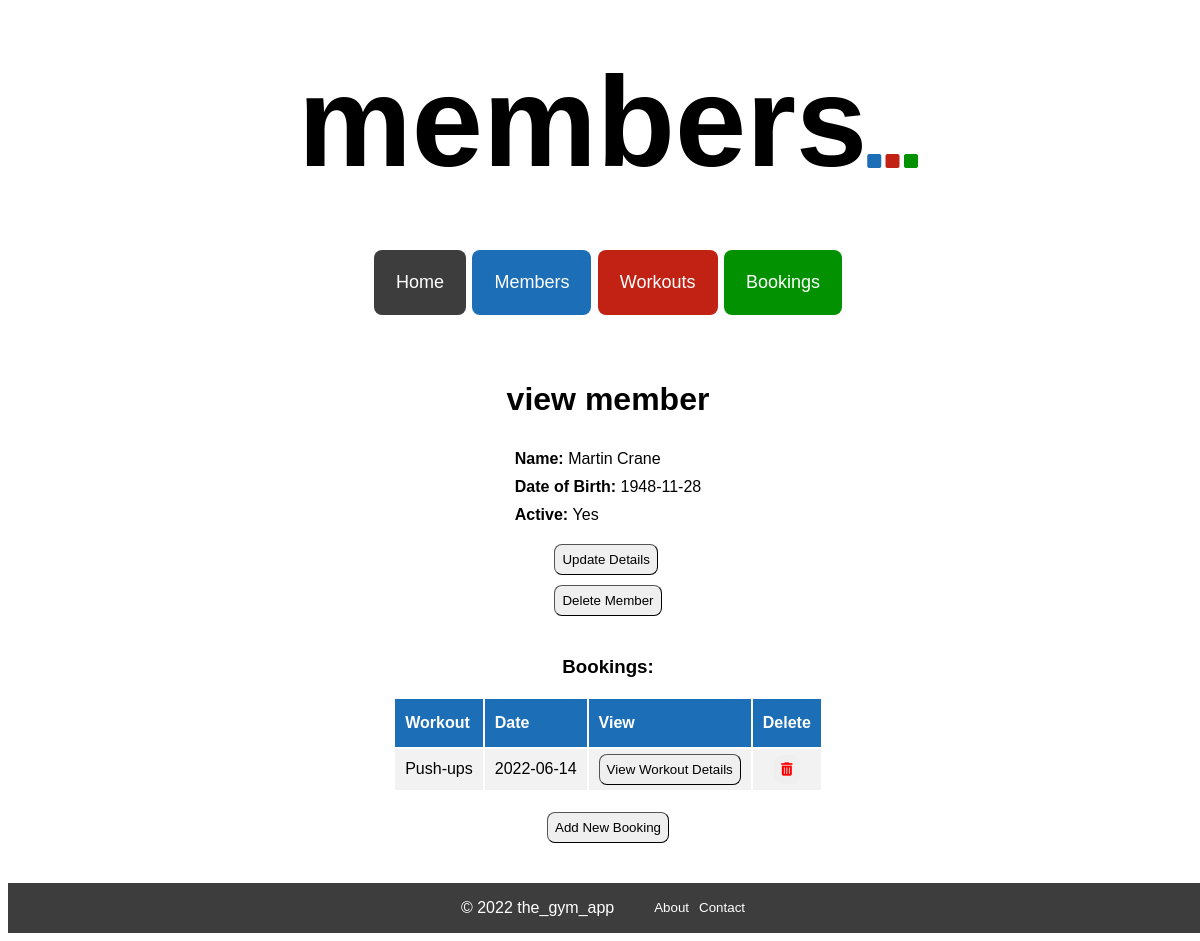
/members/5, run on an earlier commit of the app's database.
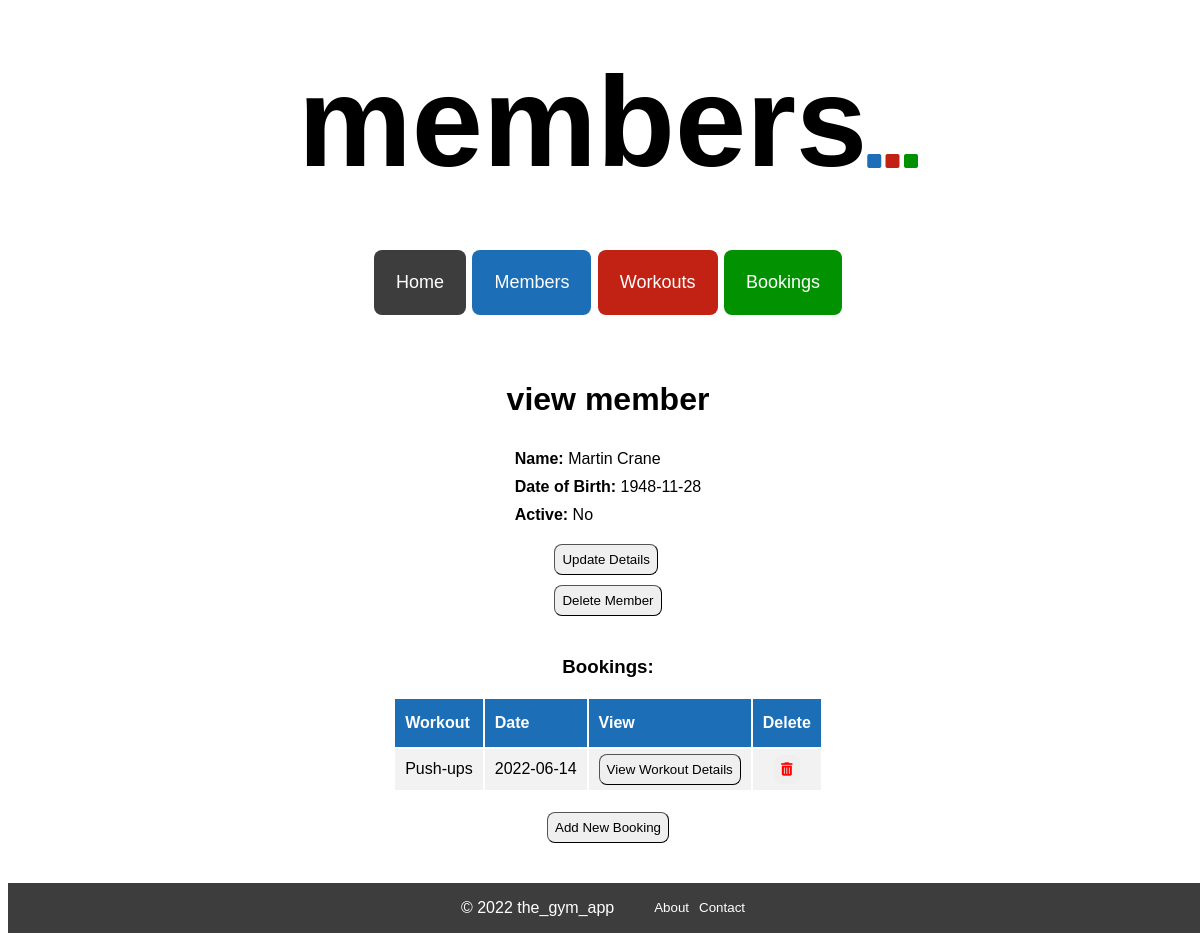
And on a later commit of the database.
### controllers/member_controller.py (the view)
@members_blueprint.route("/members/<id>")
def member_show(id):
    route_name = "members"
    member = member_repository.select(id)
    bookings = member_repository.get_bookings_member(member)
    return render_template("members/show.html", route_name=route_name, member=member, bookings=bookings)

### db/run_sql.py (called while the page is built)
def get_db():
    path = os.path.dirname(os.path.abspath(__file__))
    db = os.path.join(path, "gym_db.db")
    conn = sqlite3.connect(db)
    conn.execute("PRAGMA foreign_keys = 1")
    conn.row_factory = sqlite3.Row
    return conn

def run_sql(sql, values = []):
    db = get_db()
    cursor = db.cursor()
    cursor.execute(sql, values)
    results = cursor.fetchall()
    db.commit()
    db.close()
    return results

### repositories/member_repository.py (called while the page is built)
def select(id):
    member = None
    sql = "SELECT * FROM members WHERE id = ?"
    values = [id]
    result = run_sql(sql, values)[0]
    if result is not None:
        active = True if result['active'] == 1 else False
        member = Member(result['first_name'], result['last_name'], result['dob'], active, result['id'])
    return member

def get_bookings_member(member):
    bookings = []
    sql = "SELECT * from bookings WHERE member_id = ?"
    values = [member.id]
    results = run_sql(sql, values)
    for row in results:
        member1 = select(row['member_id'])
        workout = workout_repository.select(row['workout_id'])
        booking = Booking(member1, workout, row['id'])
        bookings.append(booking)
    return bookings

### templates/members/show.html
{% extends 'base.html'%}
{% block content %}
<div class="show_page_container">
<h1>view member</h1>
<div class="show_page_top_details">
    <div><b>Name: </b>{{member.first_name}} {{member.last_name}}</div>
    <div><b>Date of Birth: </b>{{member.dob}}</div>
    {% if member.active == True %}
    <div><b>Active: </b>Yes</div>
    {% elif member.active == False %}
    <div><b>Active: </b>No</div>
    {% endif %}
</div>
<div id="show_page_top_buttons">
    <button class="show_page_button" id="update_button"><a class="show_page_link" href="/members/{{member.id}}/update">Update Details</a></button>
    <form action="/members/{{member.id}}/delete" method="POST"><button class="show_page_button" id="delete_button">Delete Member</button></form>
</div>
<h3 class="bookings_header">Bookings:</h3>
<table class="show_page_table">
    <tr class="show_page_table_headers" id="show_page_table_headers_members">
        <th>Workout</th>
        <th>Date</th>
        <th>View</th>
        <th>Delete</th>
    </tr>
    {% for booking in bookings %}
    <tr class="show_page_table_content">
        <td>{{booking.workout.name}}</td>
        <td>{{booking.workout.date}}</td>
        <td>
            <button class="show_page_button" id="show_page_view_button">
                <a class="show_page_link" href="/workouts/{{booking.workout.id}}">View Workout Details</a>
            </button>
        </td>
        <td class="delete_column">
            <form action="/bookings/member/{{booking.id}}/delete" method="POST">
                <button class="show_page_button" id="show_page_delete_button"><i class="fa-solid fa-trash-can" style="color: red"></i></button>
            </form>
        </td>
    </tr>
    {% endfor %}
</table>
<button class="show_page_button" id="show_page_bottom_button">
    <a class="show_page_link" href="/bookings/create/member/{{member.id}}">Add New Booking</a>
</button>
</div>
{% endblock %}

What changed in the data, as far as the page shows it:
changed members "Martin": active True → False (drawn)
Also different on the page:
text no longer shown: "Yes"
text now shown: "No"
